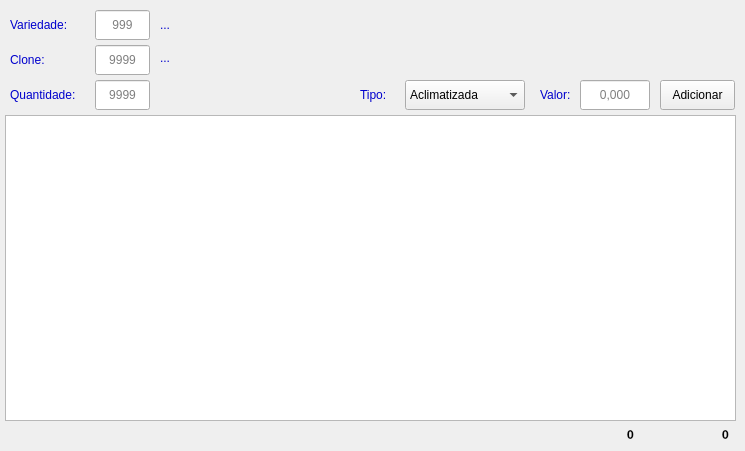
      <widget class="QWidget" name="tabItens">
       <attribute name="title">
        <string>Itens</string>
       </attribute>
       <widget class="QLabel" name="label_12">
        <property name="geometry">
         <rect>
          <x>10</x>
          <y>15</y>
          <width>75</width>
          <height>20</height>
         </rect>
        </property>
        <property name="styleSheet">
         <string notr="true">color: rgb(0, 0, 205);</string>
        </property>
        <property name="text">
         <string>Variedade:</string>
        </property>
       </widget>
       <widget class="QLabel" name="label_15">
        <property name="geometry">
         <rect>
          <x>10</x>
          <y>50</y>
          <width>75</width>
          <height>20</height>
         </rect>
        </property>
        <property name="styleSheet">
         <string notr="true">color: rgb(0, 0, 205);</string>
        </property>
        <property name="text">
         <string>Clone:</string>
        </property>
       </widget>
       <widget class="QLabel" name="label_27">
        <property name="geometry">
         <rect>
          <x>10</x>
          <y>85</y>
          <width>80</width>
          <height>20</height>
         </rect>
        </property>
        <property name="styleSheet">
         <string notr="true">color: rgb(0, 0, 205);</string>
        </property>
        <property name="text">
         <string>Quantidade:</string>
        </property>
       </widget>
       <widget class="QLabel" name="label_29">
        <property name="geometry">
         <rect>
          <x>360</x>
          <y>85</y>
          <width>35</width>
          <height>20</height>
         </rect>
        </property>
        <property name="styleSheet">
         <string notr="true">color: rgb(0, 0, 205);</string>
        </property>
        <property name="text">
         <string>Tipo:</string>
        </property>
       </widget>
       <widget class="QComboBox" name="cmbEmbalagem">
        <property name="geometry">
         <rect>
          <x>405</x>
          <y>80</y>
          <width>120</width>
          <height>30</height>
         </rect>
        </property>
        <property name="currentIndex">
         <number>2</number>
        </property>
        <item>
         <property name="text">
          <string>In Vitro</string>
         </property>
        </item>
        <item>
         <property name="text">
          <string>Pré Aclimatizada</string>
         </property>
        </item>
        <item>
         <property name="text">
          <string>Aclimatizada</string>
         </property>
        </item>
        <item>
         <property name="text">
          <string>Adulta</string>
         </property>
        </item>
       </widget>
       <widget class="QLabel" name="label_30">
        <property name="geometry">
         <rect>
          <x>540</x>
          <y>85</y>
          <width>45</width>
          <height>20</height>
         </rect>
        </property>
        <property name="styleSheet">
         <string notr="true">color: rgb(0, 0, 205);</string>
        </property>
        <property name="text">
         <string>Valor:</string>
        </property>
       </widget>
       <widget class="QTableWidget" name="tblItens">
        <property name="geometry">
         <rect>
          <x>5</x>
          <y>115</y>
          <width>731</width>
          <height>306</height>
         </rect>
        </property>
        <property name="sizePolicy">
         <sizepolicy hsizetype="Fixed" vsizetype="Fixed">
          <horstretch>0</horstretch>
          <verstretch>0</verstretch>
         </sizepolicy>
        </property>
       </widget>
       <widget class="QLabel" name="lblVariedade">
        <property name="geometry">
         <rect>
          <x>160</x>
          <y>15</y>
          <width>320</width>
          <height>20</height>
         </rect>
        </property>
        <property name="styleSheet">
         <string notr="true">color: rgb(0, 0, 205);</string>
        </property>
        <property name="text">
         <string>...</string>
        </property>
        <property name="textFormat">
         <enum>Qt::PlainText</enum>
        </property>
       </widget>
       <widget class="QLabel" name="lblClone">
        <property name="geometry">
         <rect>
          <x>160</x>
          <y>48</y>
          <width>321</width>
          <height>20</height>
         </rect>
        </property>
        <property name="styleSheet">
         <string notr="true">color: rgb(0, 0, 205);</string>
        </property>
        <property name="text">
         <string>...</string>
        </property>
       </widget>
       <widget class="QLineEdit" name="txtVariedade">
        <property name="geometry">
         <rect>
          <x>95</x>
          <y>10</y>
          <width>55</width>
          <height>30</height>
         </rect>
        </property>
        <property name="alignment">
         <set>Qt::AlignCenter</set>
        </property>
        <property name="placeholderText">
         <string>999</string>
        </property>
       </widget>
       <widget class="QLineEdit" name="txtClone">
        <property name="geometry">
         <rect>
          <x>95</x>
          <y>45</y>
          <width>55</width>
          <height>30</height>
         </rect>
        </property>
        <property name="alignment">
         <set>Qt::AlignCenter</set>
        </property>
        <property name="placeholderText">
         <string>9999</string>
        </property>
       </widget>
       <widget class="QLineEdit" name="txtQtde">
        <property name="geometry">
         <rect>
          <x>95</x>
          <y>80</y>
          <width>55</width>
          <height>30</height>
         </rect>
        </property>
        <property name="alignment">
         <set>Qt::AlignCenter</set>
        </property>
        <property name="placeholderText">
         <string>9999</string>
        </property>
       </widget>
       <widget class="QLineEdit" name="txtValorUnit">
        <property name="geometry">
         <rect>
          <x>580</x>
          <y>80</y>
          <width>70</width>
          <height>30</height>
         </rect>
        </property>
        <property name="alignment">
         <set>Qt::AlignCenter</set>
        </property>
        <property name="placeholderText">
         <string>0,000</string>
        </property>
       </widget>
       <widget class="QPushButton" name="btAdicionar">
        <property name="geometry">
         <rect>
          <x>660</x>
          <y>80</y>
          <width>75</width>
          <height>30</height>
         </rect>
        </property>
        <property name="text">
         <string>Adicionar</string>
        </property>
       </widget>
       <widget class="QLabel" name="lblTotMudas">
        <property name="geometry">
         <rect>
          <x>580</x>
          <y>425</y>
          <width>54</width>
          <height>17</height>
         </rect>
        </property>
        <property name="font">
         <font>
          <family>Noto Sans CJK HK</family>
          <weight>75</weight>
          <bold>true</bold>
         </font>
        </property>
        <property name="text">
         <string>0</string>
        </property>
        <property name="alignment">
         <set>Qt::AlignRight|Qt::AlignTrailing|Qt::AlignVCenter</set>
        </property>
       </widget>
       <widget class="QLabel" name="lblTotMudas_2">
        <property name="geometry">
         <rect>
          <x>675</x>
          <y>425</y>
          <width>54</width>
          <height>17</height>
         </rect>
        </property>
        <property name="font">
         <font>
          <family>Noto Sans CJK HK</family>
          <weight>75</weight>
          <bold>true</bold>
         </font>
        </property>
        <property name="text">
         <string>0</string>
        </property>
        <property name="alignment">
         <set>Qt::AlignRight|Qt::AlignTrailing|Qt::AlignVCenter</set>
        </property>
       </widget>
      </widget>
